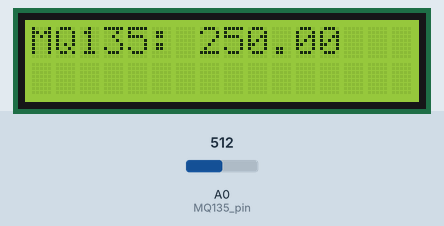
This sketch was run on a simulated ESP8266 (NodeMCU). Shown: 16×2 character LCD. The inputs (shaded band) are chosen by the test bench; at power-on: A0 (MQ135_pin) = 512. WiFi joins after 1.5 s; servers stay silent unless stated; what the sketch prints to the serial monitor is not drawn.

Above: at 2.7 s.
2.8 s: A0 (MQ135_pin) set to 716
At 4.7 s:
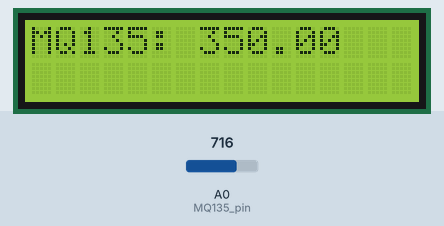
5.5 s: A0 (MQ135_pin) set to 900
At 6.4 s:
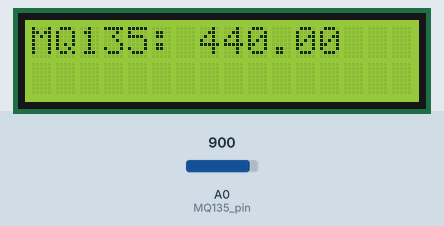
8.2 s: A0 (MQ135_pin) set to 1023
At 11.0 s:
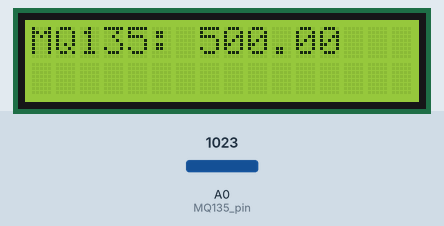
Timing chart, 0 to 12.5 s (numbered marks = the images above; inputs shaded):
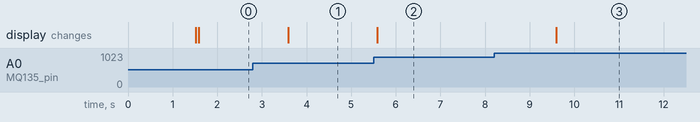

Measured:
- after the input at 2.8 s, the display: changes after 0.78 s (image 1)
- after the input at 5.5 s, the display: changes after 0.09 s (image 2)
- after the input at 8.2 s, the display: changes after 1.4 s (image 3)

The sketch:

Air_pollution_monitoring_using_IOT.ino
```cpp
#include <LiquidCrystal.h>
#include <ESP8266WiFi.h>
#include <PubSubClient.h>
// Pin definitions for MQ135 and MQ6 sensors
const int MQ135_pin = A0;

// Pin definitions for LCD
const int rs = 12, en = 11, d4 = 5, d5 = 4, d6 = 3, d7 = 2;
LiquidCrystal lcd(rs, en, d4, d5, d6, d7);
int buz=5;
// Threshold values for air quality
const int MQ135_threshold = 200; // threshold for MQ135


const char* ssid = "your-ssid";
const char* password = "your-password";
const char* mqtt_server = "mqtt-server-address";

WiFiClient espClient;
PubSubClient client(espClient);

void setup_wifi() {
  delay(10);
  // Connect to Wi-Fi network with SSID and password
  Serial.println();
  Serial.print("Connecting to ");
  Serial.println(ssid);
  WiFi.begin(ssid, password);
  while (WiFi.status() != WL_CONNECTED) {
    delay(500);
    Serial.print(".");
  }
  Serial.println("");
  Serial.println("WiFi connected");
  Serial.println("IP address: ");
  Serial.println(WiFi.localIP());
}

void reconnect() {
  // Loop until we're reconnected
  while (!client.connected()) {
    Serial.print("Attempting MQTT connection...");
    // Attempt to connect
    if (client.connect("arduinoClient")) {
      Serial.println("connected");
    } else {
      Serial.print("failed, rc=");
      Serial.print(client.state());
      Serial.println(" try again in 5 seconds");
      delay(5000);
    }
  }
}


void setup() {
   Serial.begin(115200);
  setup_wifi();
  client.setServer(mqtt_server, 1883);
  // Initialize LCD
  lcd.begin(16, 2);

  // Initialize serial communication
  Serial.begin(9600);

}

void loop() {
  // Read sensor values
  int MQ135_value = analogRead(MQ135_pin);

  // Convert sensor values to PPM
  float MQ135_PPM = map(MQ135_value, 0, 1023, 0, 500); //mapping for MQ135


  // Display PPM values on LCD
  lcd.clear();
  lcd.print("MQ135: ");
  lcd.print(MQ135_PPM);

  client.loop();
  String message = "MQ135 PPM: " + String(MQ135_PPM);
  client.publish("air-quality-logs", message.c_str());


  // Check air quality thresholds and trigger alarms
  if (MQ135_PPM > MQ135_threshold) {
    digitalWrite(buz,HIGH);
    delay(1000);
 digitalWrite(buz,LOW);

    Serial.println("Air quality deteriorated! Alarm triggered.");

  }

  delay(1000); // Delay for stability
}
```
